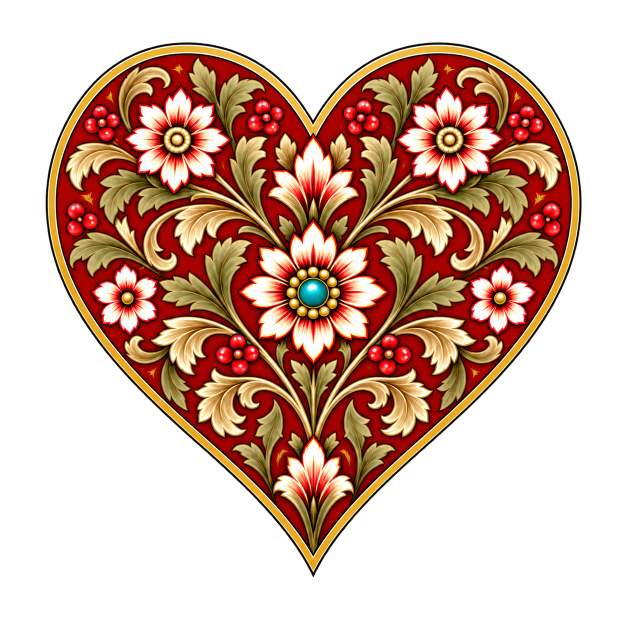
#> input picture sources/generated/deck-rebuild-v1/hearts-master.png, 1254 x 1254 px, given in place of plain-frame-master.png, which was not available (shown at 1/2 size)
$ python rebuild_deck.py --prepare
#> lines starting #> are read from the running program, lines starting #| are printed output that depends on the picture; after the words box and inside, x2 and y2 are one past the last pixel; in counts of white or black regions, pixels touching at a corner belong together; pictures that were not available may be replaced by others from this repository, and a replacement may not be noted
"""Deterministic deck rebuild from preserved artwork and generated components.

--prepare creates versioned components and the layout manifest.
--stage renders all 84 cards and review sheets without changing active cards.
--check validates the staged (or --active) deck against components and layout.
--apply promotes only a checked stage with unchanged preserved active inputs.
"""
from __future__ import annotations

import argparse
import hashlib
import json
import math
import shutil
from functools import lru_cache
from pathlib import Path

import numpy as np
from PIL import Image, ImageDraw, ImageFont, ImageFilter, PngImagePlugin

ROOT = Path(__file__).resolve().parents[1]
BACKUP = ROOT / "sources/before-deck-rebuild-v1"
GENERATED = ROOT / "sources/generated/deck-rebuild-v1"
COMP = ROOT / "sources/components/poker/v1"
WORK = ROOT / "work/deck-rebuild-v1"
MANIFEST = ROOT / "docs/design/numeral-layout-v1.json"
REPORT = ROOT / "docs/design/poker-completion-v2-report.json"
SUITS = ("spades", "hearts", "diamonds", "clubs")
GROUND = (250, 235, 215)
SIZE = (750, 1050)
CENTER = (374.5, 524.5)
RADIUS = 3.5 / 25.4 * 300
LANCZOS = Image.Resampling.LANCZOS


def digest(path):
    return hashlib.sha256(Path(path).read_bytes()).hexdigest()


# [8 lines left out: function save, not called in this run]


def write_json(path, value):
    Path(path).parent.mkdir(parents=True, exist_ok=True)
    Path(path).write_text(json.dumps(value, indent=2) + "\n", encoding="utf-8")


def halfturn(im):
    return im.transpose(Image.Transpose.ROTATE_180)


# [23 lines left out: functions reciprocal, silhouette, not called in this run]


def flood_region(binary, seed):
    im = Image.fromarray(np.where(binary, 255, 0).astype(np.uint8)).copy()
    if im.getpixel(seed) != 255:
        raise ValueError(f"Seed {seed} is not in the requested region")
    ImageDraw.floodfill(im, seed, 128)
    return np.array(im) == 128


# [62 lines left out: functions turquoise, put_at, layout_manifest, not called in this run]


def prepare_frame():
    plain = Image.open(GENERATED / "plain-frame-master.png").convert("RGB").resize(SIZE, LANCZOS)
    # A generated quarter supplies all perimeter ink. Reusing it by reflection
    # gives a centered aperture and continuous edges at the quadrant joins.
    a=np.array(plain)
    a[:,375:]=a[:,:375][:,::-1]
    a[525:]=a[:525][::-1]
    original=Image.fromarray(a)
    panel_source=Image.open(GENERATED / "frame-master.png").convert("RGB").resize(SIZE,LANCZOS)
    pa=np.array(panel_source)
    panel_pale=(pa[:,:,0]>225)&(pa[:,:,1]>210)&(pa[:,:,2]>180)
    panel=flood_region(panel_pale,(70,145))
    panel_alpha=Image.fromarray(np.uint8(panel)*255).filter(ImageFilter.MaxFilter(17))
    draw=ImageDraw.Draw(panel_alpha)
    draw.polygon([(54,215),(66,222),(72,212),(81,223),(91,218),
                  (94,233),(82,242),(76,260),(71,260),(65,244),(54,236)],fill=255)
    draw.polygon([(65,59),(73,48),(82,62),(82,70),(73,80),(63,70)],fill=255)
    panel_alpha=panel_alpha.filter(ImageFilter.GaussianBlur(.35))
    panel_sprite=panel_source.convert("RGBA")
    panel_sprite.putalpha(panel_alpha)
    original=original.convert("RGBA")
    original.alpha_composite(panel_sprite)
    original.alpha_composite(halfturn(panel_sprite))
    a=np.array(original.convert("RGB"))
    # Only connected flat-ground regions change. Botanical ink is retained.
    pale = (a[:,:,0] > 225) & (a[:,:,1] > 210) & (a[:,:,2] > 180)
    field = flood_region(pale, (375, 525))
    panels = flood_region(pale, (70, 145))
    panels |= panels[::-1,::-1]
    exterior = flood_region(pale, (375, 4))
    a[field | panels | exterior] = GROUND
    frame = Image.fromarray(a).convert("RGBA")
    frame.putalpha(silhouette(SIZE))
    # Matte edge stays within generated outline and cannot cover its gold rules.
    field_mask = Image.fromarray(np.uint8(field)*255)
    save(frame, COMP / "frame.png", source_sha256=digest(GENERATED / "plain-frame-master.png"),
         panel_source_sha256=digest(GENERATED / "frame-master.png"))
    save(field_mask, COMP / "field-mask.png")
    save(Image.fromarray(np.uint8(panels)*255), COMP / "panel-mask.png")
    save(silhouette(SIZE), COMP / "outline-mask.png")


# [79 lines left out: functions canonical_jewel, prepare_pip, make_indices, not called in this run]


def prepare():
    COMP.mkdir(parents=True, exist_ok=True)
    prepare_frame()
    jewel = canonical_jewel()
    manifest = layout_manifest()
    for rank, spec in manifest["ranks"].items():
        spec["components"] = {suit:prepare_pip(suit,rank,spec,jewel) for suit in SUITS}
    make_indices()
    write_json(MANIFEST, manifest)
    print("Prepared shared frame, exact outline, indices, and 40 registered pip components")


def load_manifest():
    return json.loads(MANIFEST.read_text(encoding="utf-8"))


# [13 lines left out: function frame_for, not called in this run]


def composite_field(frame, artwork, field):
    return Image.composite(artwork,frame,field)


# [54 lines left out: functions numeral, add_indices, centered_badge, court, not called in this run]


def back(format_name,color,size):
    from complete_poker import render_back
    return render_back(format_name,color,size)


# [173 lines left out: functions render_all, contact_sheet, previews, check, apply, not called in this run]


def main():
    parser=argparse.ArgumentParser(description=__doc__)
    group=parser.add_mutually_exclusive_group(required=True)
    for flag in ("prepare","stage","check","apply"):
        group.add_argument("--"+flag,action="store_true")
    parser.add_argument("--active",action="store_true")
    args=parser.parse_args()
    if args.prepare: prepare()
#> in prepare_frame, `plain = Image.open(GENERATED / "plain-frame-master.png").convert("RGB"..`:
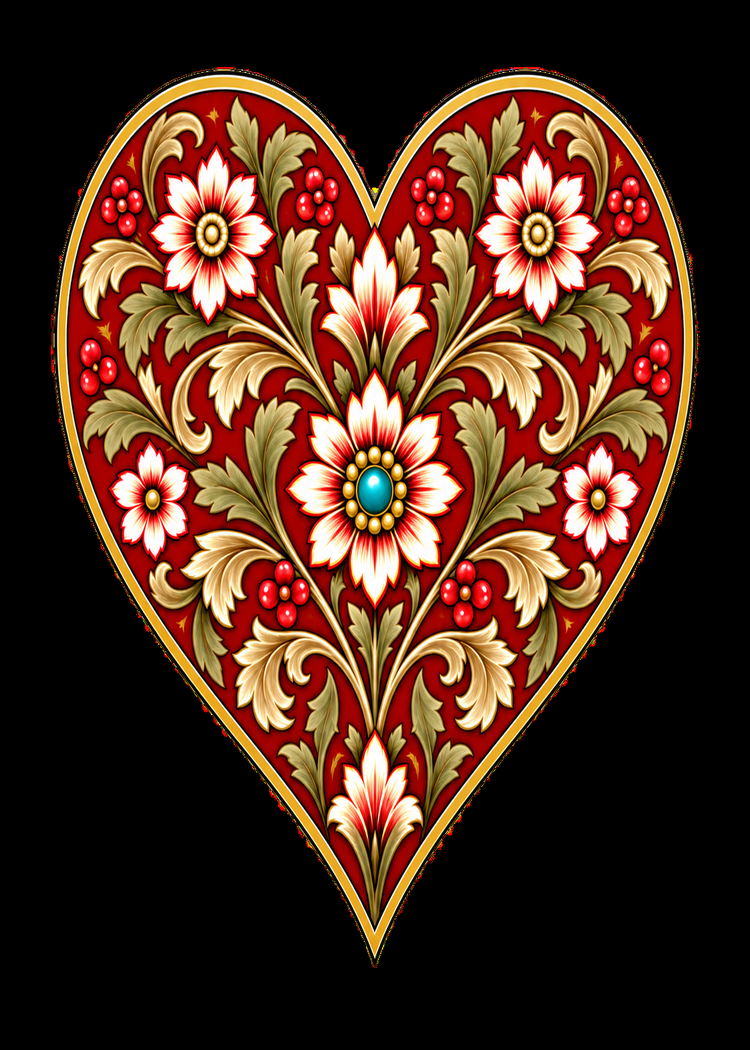
#> plain: PIL image 750x1050 RGB; mean R, G, B 80.3, 46.2, 29.9
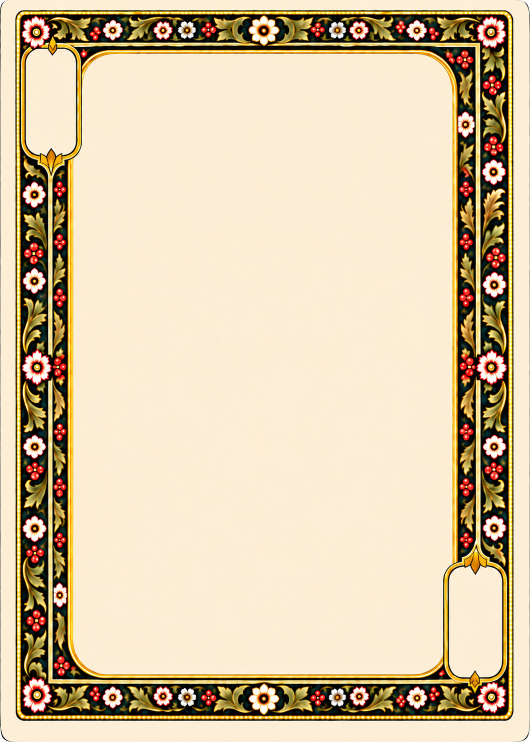
#> input picture sources/generated/deck-rebuild-v1/frame-master.png, 1060 x 1484 px (shown at 1/2 size)
#> in prepare_frame, `panel_pale=(pa[:,:,0]>225)&(pa[:,:,1]>210)&(pa[:,:,2]>180)`:
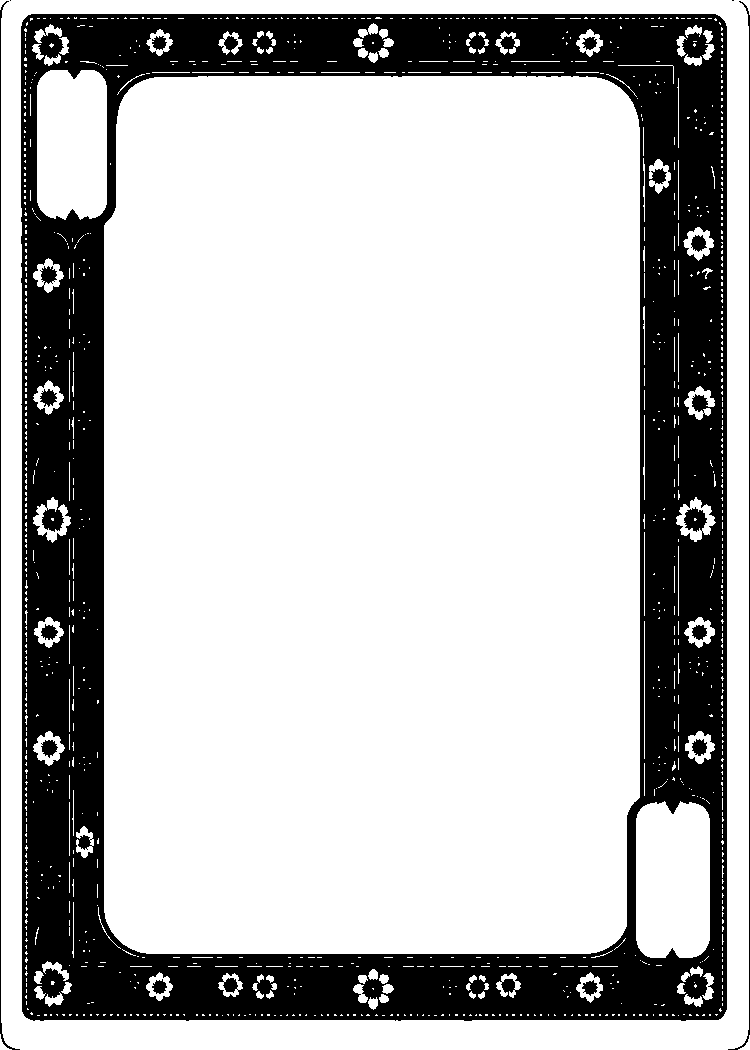
#> panel_pale: shape (1050, 750) bool; 73.8% white; 15 black regions (2 under 20 px), largest, box (x1, y1, x2, y2) and area: (21, 14, 727, 1021) 202194, (0, 1, 20, 1050) 1114, (728, 1, 750, 1050) 1112
#> in flood_region, `return np.array(im) == 128`: returned value: shape (1050, 750) bool; 1.3% white; 1 white region, box (x1, y1, x2, y2) and area: (37, 70, 107, 220) 9958
#> in prepare_frame, `panel_alpha=Image.fromarray(np.uint8(panel)*255).filter(ImageFilter.Ma..`: panel_alpha: PIL image 750x1050 L; 1.8% white; 1 white region, box (x1, y1, x2, y2) and area: (29, 62, 115, 228) 13916
#> in prepare_frame, `panel_sprite.putalpha(panel_alpha)`:
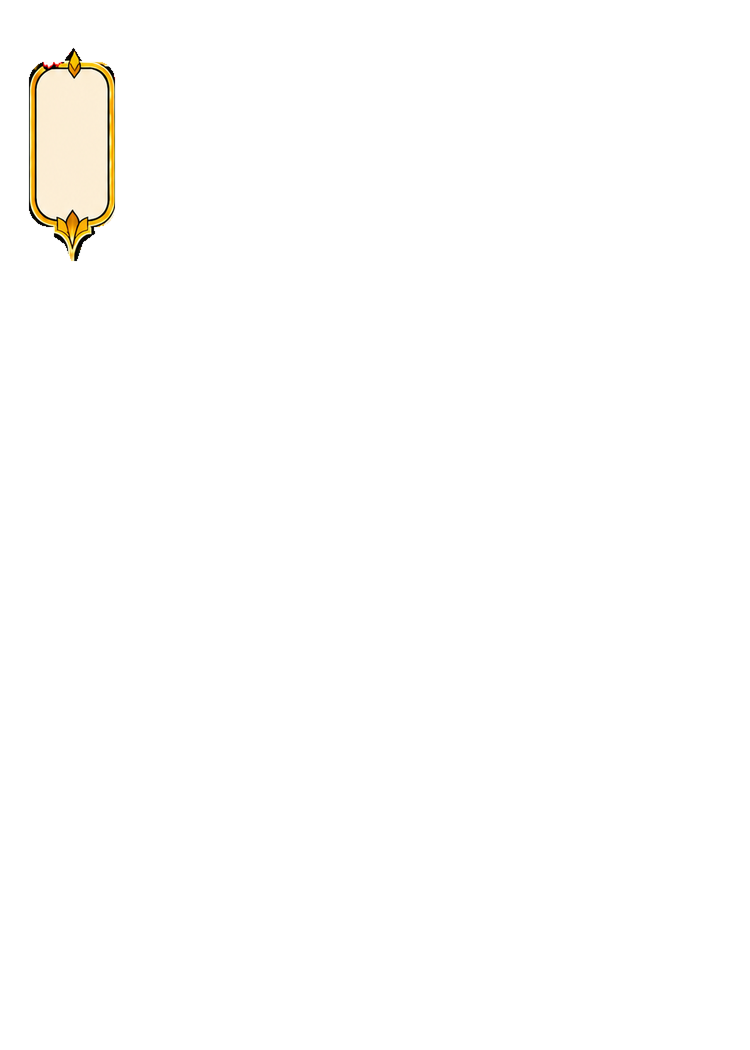
#> panel_sprite: PIL image 750x1050 RGBA; mean R, G, B, A 217.4, 199.3, 168.1, 4.8; transparent parts drawn white
#> in prepare_frame, `original.alpha_composite(halfturn(panel_sprite))`:
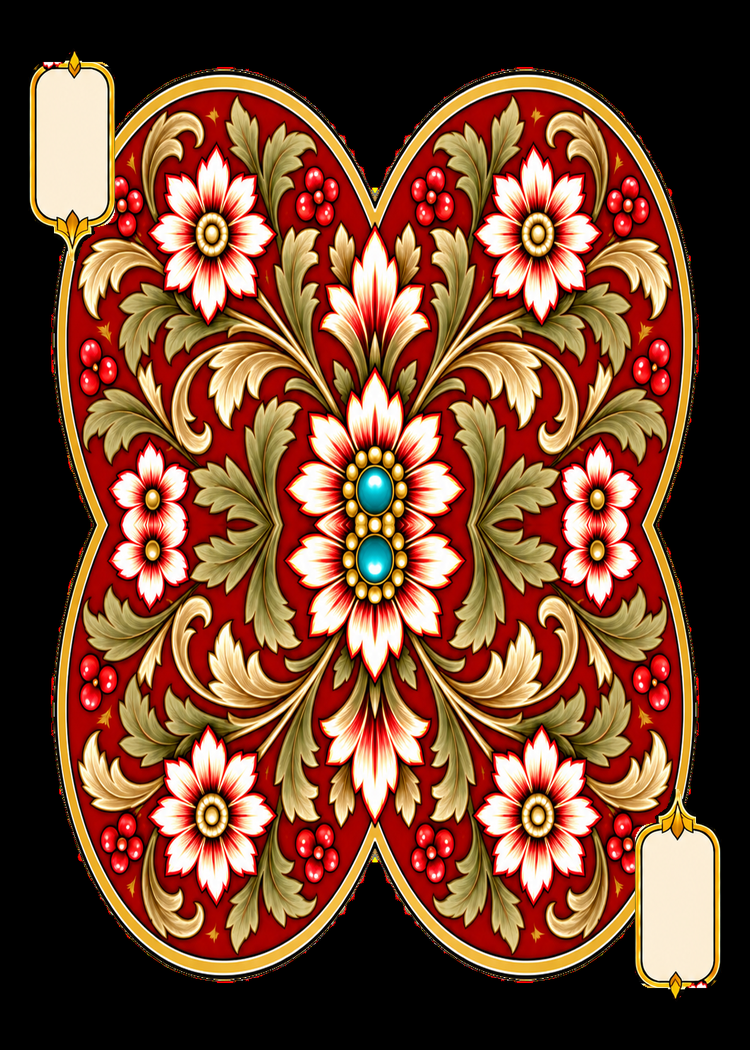
#> original: PIL image 750x1050 RGBA; mean R, G, B, A 116.7, 69.8, 47.3, 255
#> in prepare_frame, `pale = (a[:,:,0] > 225) & (a[:,:,1] > 210) & (a[:,:,2] > 180)`: pale: shape (1050, 750) bool; 10.7% white; 921 white regions (722 under 20 px), largest, box (x1, y1, x2, y2) and area: (37, 70, 107, 220) 9958, (643, 830, 713, 980) 9958, (354, 233, 396, 316) 1482
#> in flood_region (call 2), `return np.array(im) == 128`: returned value: shape (1050, 750) bool; 0.01% white; 1 white region, box (x1, y1, x2, y2) and area: (372, 520, 378, 530) 56
#> in prepare_frame, `panels |= panels[::-1,::-1]`:
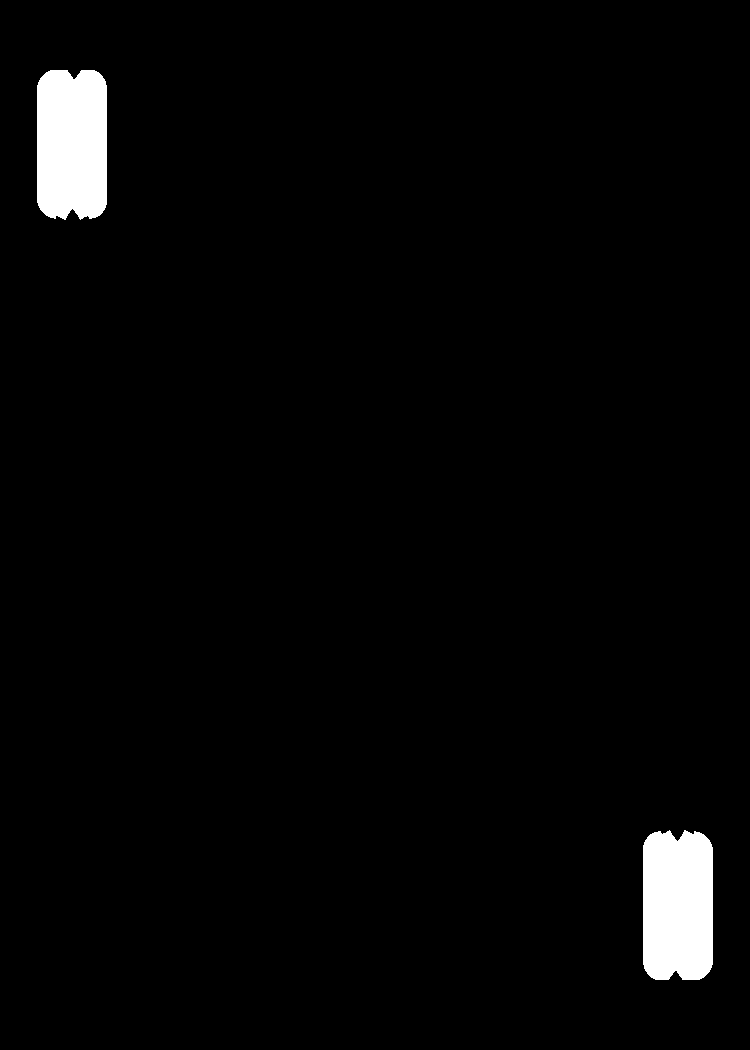
#> panels: shape (1050, 750) bool; 2.5% white; 2 white regions, box (x1, y1, x2, y2) and area: (37, 70, 107, 220) 9958, (643, 830, 713, 980) 9958
    elif args.stage:
        render_all(WORK/"cards")
        previews(WORK/"cards")
        print("Staged 84 cards and review sheets")
    elif args.check: check(ROOT/"cards" if args.active else WORK/"cards")
    elif args.apply: apply()


if __name__=="__main__":
#> (the run stopped early here; a loop or call above may not have finished)
